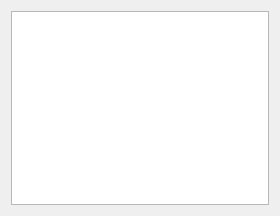
<?xml version="1.0" encoding="UTF-8"?>
<ui version="4.0">
 <class>AdvancedSettingsPage</class>
 <widget class="QWidget" name="AdvancedSettingsPage">
  <property name="geometry">
   <rect>
    <x>0</x>
    <y>0</y>
    <width>280</width>
    <height>216</height>
   </rect>
  </property>
  <layout class="QVBoxLayout" name="verticalLayout">
   <item>
    <widget class="SettingsView" name="view"/>
   </item>
  </layout>
 </widget>
 <customwidgets>
  <customwidget>
   <class>SettingsView</class>
   <extends>QTreeView</extends>
   <header>settingsview.h</header>
  </customwidget>
 </customwidgets>
 <resources/>
 <connections/>
</ui>
